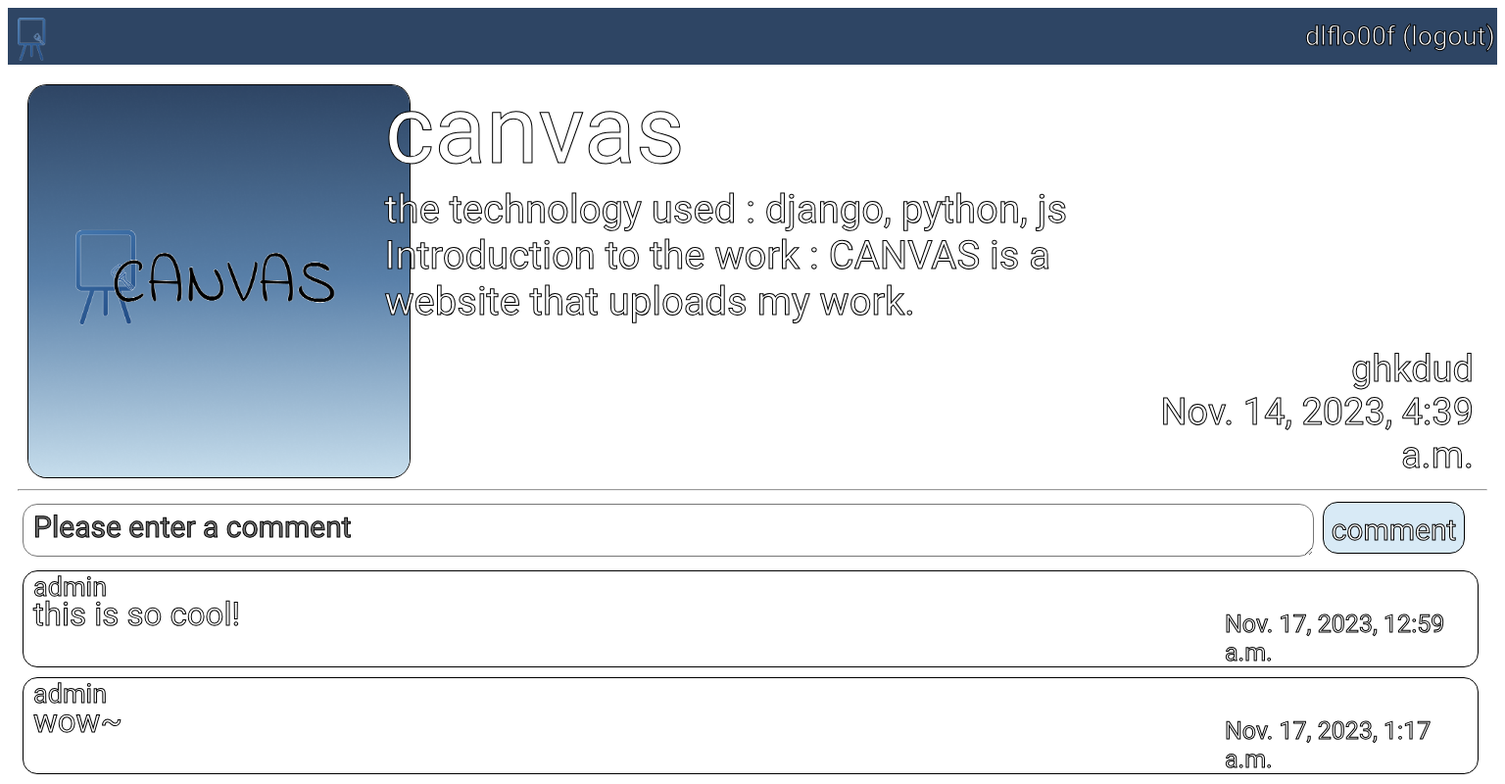
Screenshot of /palette/6/ (signed in) with the database file from the repository.
### palette/models.py (models this page shows, shortened)
class Drawing(models.Model):
    subject = models.CharField(max_length=200)
    author = models.ForeignKey(User, on_delete=models.CASCADE, related_name='author_drawing')
    content = models.TextField(default='')
    imgfile = models.ImageField(null=True, upload_to="", blank=True)
    uploadedFile = models.FileField(upload_to="result/")
    create_date = models.DateTimeField()
    modify_date = models.DateTimeField(null=True, blank=True)
    voter = models.ManyToManyField(User, related_name='voter_drawing')

class Comment(models.Model):
    author = models.ForeignKey(User, on_delete=models.CASCADE, related_name='author_comment')
    drawing = models.ForeignKey(Drawing, on_delete=models.CASCADE)
    content = models.TextField()
    create_date = models.DateTimeField()
    modify_date = models.DateTimeField(null=True, blank=True)
    voter = models.ManyToManyField(User, related_name='voter_comment')

### palette/views.py (the view)
# urls.py: path('<int:drawing_id>/', views.detail, name='detail'),
def detail(request, drawing_id):
    drawing = get_object_or_404(Drawing, pk=drawing_id)
    context = {'drawing': drawing}
    return render(request, 'palette/drawing_detail.html', context)

### templates/palette/drawing_detail.html (shortened to what this page needs)
{% extends 'base.html' %}
{% block content %}
<div class="top">
    <div class="img-wrapper">
        <img src="../../media/{{ drawing.imgfile }}">
    </div>
    <div class='intro'>
        <div class='subject'>{{ drawing.subject }}</div>
        <div class='content'>
            {{ drawing.content }}
        </div>
    </div>
    <div class="right">
        <div class="info">
            <div class='drawing_info'>
                <div class='drawing_user'>{{ drawing.author.username }}</div>
                <div class='drawing_date'>{{ drawing.create_date }}</div>
            </div>
        </div>
    </div>
</div>
<hr class='sep'>
<div class="bot">
    <form action = "{% url 'palette:comment_create' drawing.id %}" method="post">
        <textarea name="content" id="content" rows="15" placeholder="Please enter a comment" class='comment'></textarea>
        <input type="submit" value="comment" class='comment_submit'>
    </form>
        {% for comment in drawing.comment_set.all %}
            <div class='comment_box'>
                <div class="btn_comm">
                    <div class='comment_user'>{{ comment.author.username }}</div>
                </div>
                <div class='comment_content'>{{ comment.content }}</div>
                <div class='comment_date'>{{ comment.create_date }}</div>
            </div>
        {% endfor %}
</div>
{% endblock %}

### templates/base.html (shortened to what this page needs)
{% load static %}
<!doctype html>
<html lang="ko">
<head>
</head>
<body>
<nav class="navbar">
    <div class="container-fluid">
        <a class="navbar-brand" href="{% url 'palette:index' %}"><img class='logo' src="/static/image/logo.png"></a>
        {% if user.is_authenticated %}
        <a class="nav-link-logout" href="{% url 'common:logout' %}">{{ user.username }} (logout)</a>
        {% else %}
        <a class="nav-link-login" href="{% url 'common:login' %}">login</a>
        {% endif %}
    </div>
</nav>
{% block content %}
{% endblock %}
</body>
</html>

### templates/base.html (style rules this page uses)
.container-fluid { background-color: #2E4564; padding-bottom: 11px; font-family: 'Indie Flower', cursive; }
.logo { position: relative; margin-bottom: -0.5vh; width: 30px; }
.navbar-brand { position: relative; margin-left: 10px; top: 10px; }
.nav-link-logout { position: relative; text-decoration: none; color: #FFFFFF; left: 160vh; text-align: left; font-size: 27px; -webkit-text-stroke: 1px black; top: -0.3vh; }

### templates/palette/drawing_detail.html (style rules this page uses)
.top { display: flex; flex: auto; justify-content: space-between; }
.img-wrapper { display: flex; position: relative; width: 400px; height: 400px; border-radius: 5%; margin-top: 20px; margin-left: 20px; }
.img-wrapper img { border-radius: 5%; position: absolute; transform: translate(50, 50); width: 100%; height: 100%; object-fit: cover; margin: auto; border: 1px solid black; border-radius: 5%; }
.intro { position: relative; font-family: 'Indie Flower', cursive; color:white; -webkit-text-stroke: 1px black; margin-left: -3vh; }
.subject { margin-top: 10px; font-size: 97px; }
.content { position: relative; font-size: 40px; width: 90vh; }
.drawing_info { flex-direction: column; display: flex; font-family: 'Indie Flower', cursive; color:white; -webkit-text-stroke: 1px black; align-items: flex-end; position:relative; text-align: right; font-size: 38px; }
.info { display: flex; align-items: flex-end; }
.right { display: flex; flex-direction: column; justify-content: space-between; position: relative; margin-right: 3vh; }
.sep { position: relative; top: 5px; width: 98.5%; }
.bot { display: block; }
.comment { width: 163vh; height: 45px; border-radius: 15px; font-family: 'Indie Flower', cursive; font-size: 30px; color:white; -webkit-text-stroke: 1px black; padding-top: 5px; padding-left: 10px; margin-top: 10px; margin-left: 15px; }
.comment_submit { position: relative; top: -17px; width: 145px; height: 53px; border: 1px solid black; background-color: #D8EAF6; border-radius: 15px; font-family: 'Indie Flower', cursive; font-size: 30px; color:white; -webkit-text-stroke: 1px black; margin-left: 5px; padding-top: 5px; }
.comment_box { display: flex; flex-direction: column; position: relative; margin-left: 15px; width: 97%; margin-bottom: 10px; font-family: 'Indie Flower', cursive; color:white; border-radius: 15px; -webkit-text-stroke: 1px black; border: 1px solid black; padding-left: 10px; }
.btn_comm { display: flex; position: relative; }
.comment_user { display: flex; font-size: 27px; }
.comment_content { display: flex; font-size: 33px; position: relative; margin-top: -1vh; }
.comment_date { display: flex; position: relative; font-size: 25px; padding-left: 152vh; margin-top: -3vh; }

### rows the page displays
Drawing: imgfile (picture), subject "canvas", content "the technology used : django, python, js Introduction to the work : CANVAS is a website that uploads my work.", author.username "ghkdud", create_date "Nov. 14, 2023, 4:39 a.m."
Comment: author.username "admin", content "this is so cool!", create_date "Nov. 17, 2023, 12:59 a.m."
Comment: author.username "admin", content "wow~", create_date "Nov. 17, 2023, 1:17 a.m."

### other values shown
{{ user.username }} "dlflo00f"
